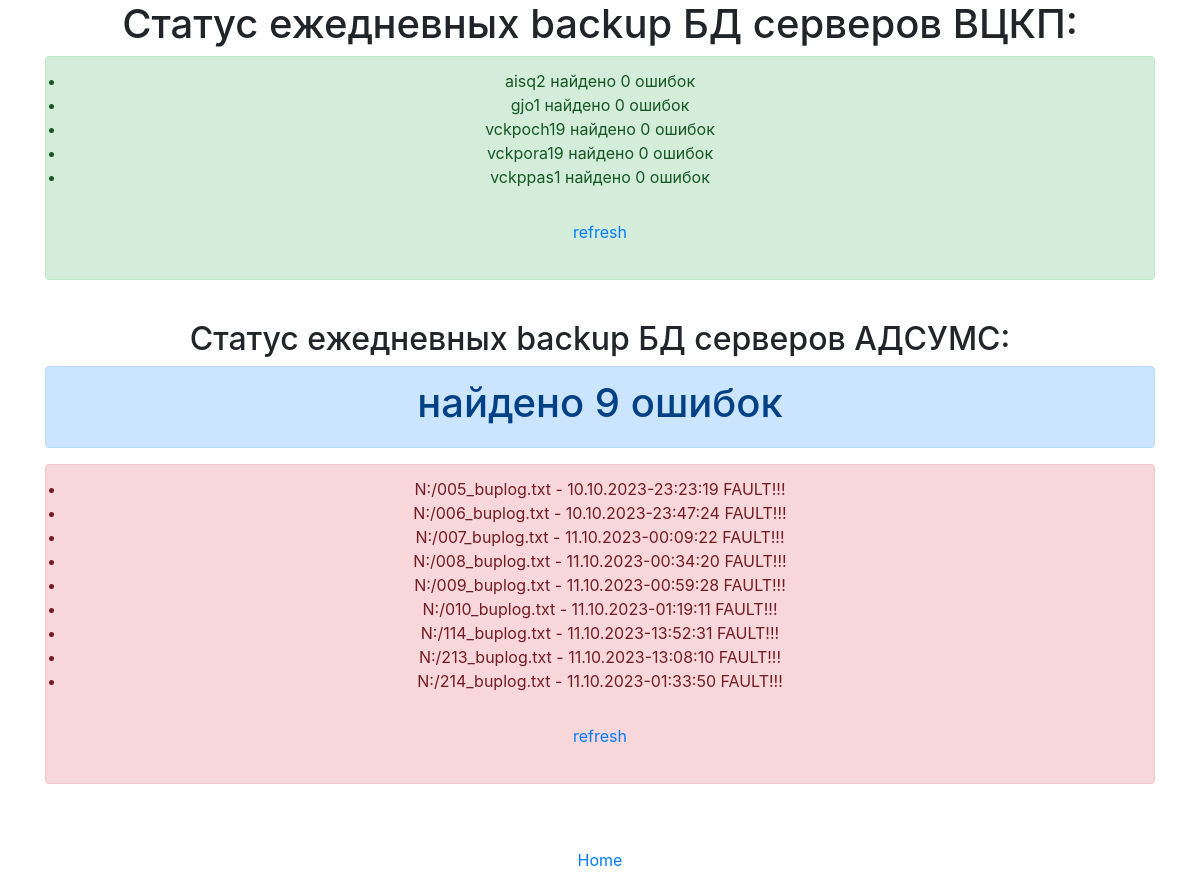
/backupapp/, run on an earlier commit of the app's database.
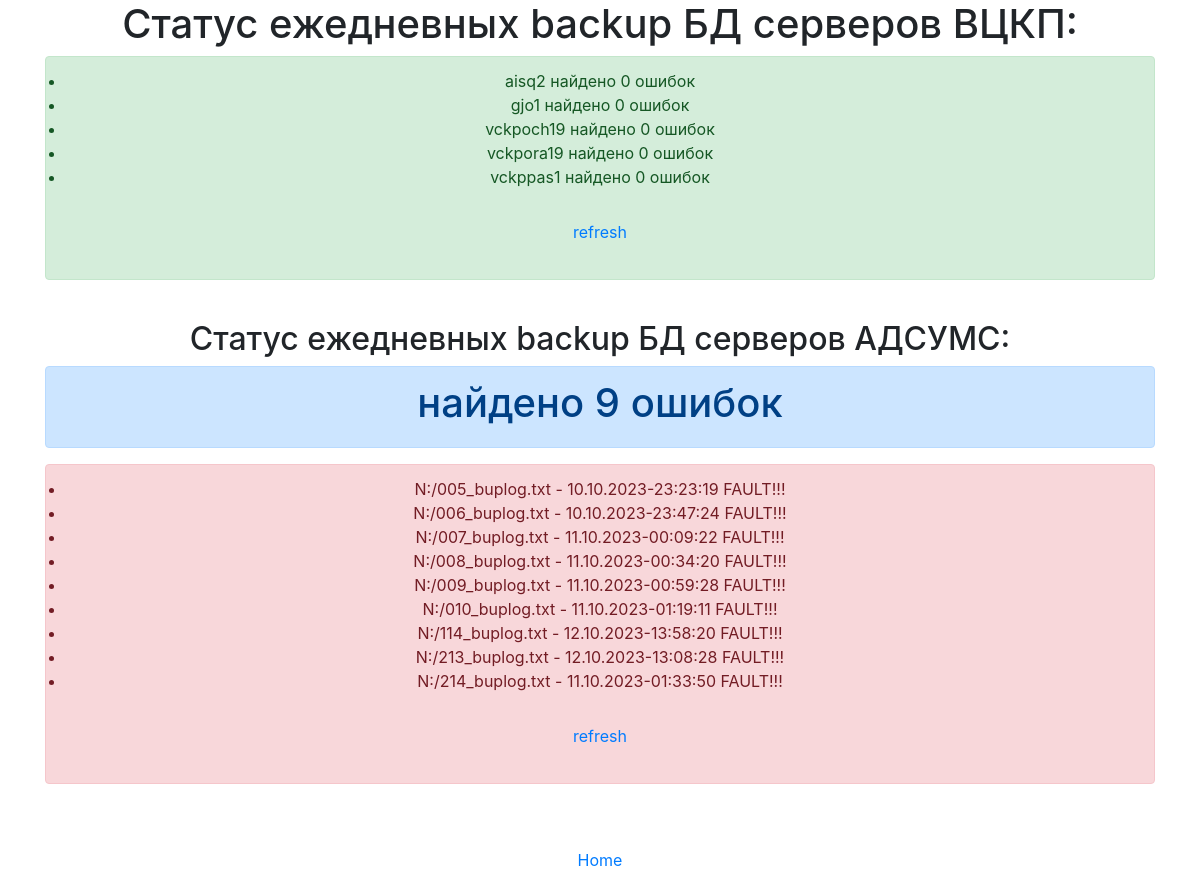
And on a later commit of the database.
### backupapp/models.py (models this page shows)
class backup(models.Model):
    backup_status = models.TextField()
    system_name = models.TextField()
    request_d = models.TextField()
    backup_type = models.TextField()

### backupapp/views.py (the view)
# urls.py: path('backupapp/', backupView, name = 'backupView'),
def backupView(request):
    all_backup_items_vckp = backup.objects.all().filter(system_name = 'ВЦКП')
    all_backup_items_adsums = backup.objects.all().filter(system_name = 'АДСУМС')
    backup_error_count_adsums = backup.objects.all().filter(system_name = 'АДСУМС').count()
    return render(request,'backup/backupstatus.html', {'all_items_vckp':all_backup_items_vckp, 'all_items_adsums':all_backup_items_adsums, 'error_count_adsums':backup_error_count_adsums})

### templates/backup/backupstatus.html (shortened to what this page needs)
<link rel="stylesheet" href="https://cdn.jsdelivr.net/npm/bootstrap@4.6.2/dist/css/bootstrap.min.css">
<div class="container text-center">
<h1>Статус ежедневных backup БД серверов ВЦКП:</h1>
<ul class="alert alert-success">
    {% for i in all_items_vckp %}
    <li>{{i.backup_status}}
    </li>
    {% endfor %}
    <br>
    <form action="/addBackupItem/" method = "post">{% csrf_token %}
          <input type="submit"  class="btn btn-link" value="refresh">
    </form>
</ul>
<br>
<h2>Статус ежедневных backup БД серверов АДСУМС:</h2>
 <div class="alert alert-primary" role="alert">
   <h1>найдено {{error_count_adsums}} ошибок </h1>
 </div>
<ul class="alert alert-danger">
    {% for i in all_items_adsums %}
    <li>{{i.backup_status}}
    </li>
    {% endfor %}
    <br>
    <form action="/addBackupItemADSUMS/" method = "post">{% csrf_token %}
          <input type="submit"  class="btn btn-link" value="refresh">
    </form>
</ul>
<br>
<br>
<a href="{% url 'home' %}"> Home </a>
</div>

What changed in the data, as far as the page shows it:
removed backup: backup_status "N:/114_buplog.txt - 11.10.2023-13:52:31 FAULT!!!", shown under "найдено 9 ошибок"
removed backup: backup_status "N:/213_buplog.txt - 11.10.2023-13:08:10 FAULT!!!", shown under "найдено 9 ошибок"
added backup: backup_status "N:/114_buplog.txt - 12.10.2023-13:58:20 FAULT!!!", shown under "найдено 9 ошибок"
added backup: backup_status "N:/213_buplog.txt - 12.10.2023-13:08:28 FAULT!!!", shown under "найдено 9 ошибок"
